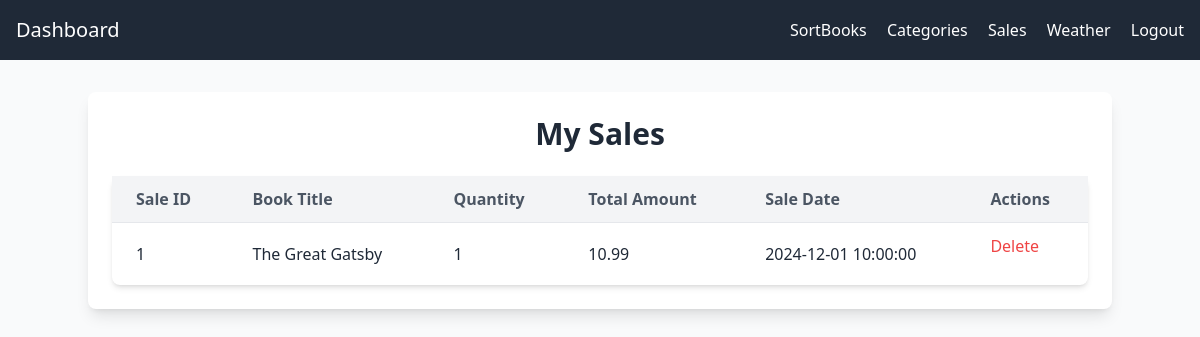
/sales.php (signed in), run on the app's committed database.
### tables this page shows
CREATE TABLE Sales (
    sale_id INT AUTO_INCREMENT PRIMARY KEY,
    book_id INT NOT NULL,
    user_id INT NOT NULL,
    sale_date TIMESTAMP DEFAULT CURRENT_TIMESTAMP,
    quantity INT NOT NULL,
    total_amount DECIMAL(10, 2) NOT NULL,
    FOREIGN KEY (book_id) REFERENCES Books(book_id) ON DELETE CASCADE,
    FOREIGN KEY (user_id) REFERENCES Users(user_id) ON DELETE CASCADE
);

CREATE TABLE Books (
    book_id INT AUTO_INCREMENT PRIMARY KEY,
    title VARCHAR(255) NOT NULL,
    author VARCHAR(100) NOT NULL,
    ISBN VARCHAR(20) UNIQUE,
    genre VARCHAR(50) NOT NULL,
    price DECIMAL(10, 2) NOT NULL,
    stock_quantity INT NOT NULL,
    publication_date DATE NULL
);

### sales.php (the view, shortened to what this page needs)
<?php
include 'db_connect.php';
include 'nav.php';
$sales = [];
try {
    $stmt = $pdo->prepare("
        SELECT Sales.sale_id, Books.title AS book_title, Sales.quantity, Sales.total_amount, Sales.sale_date
        FROM Sales
        JOIN Books ON Sales.book_id = Books.book_id
        WHERE Sales.user_id = :user_id
        ORDER BY Sales.sale_date DESC
    ");
    $stmt->execute(['user_id' => $_SESSION['user_id']]);
    $sales = $stmt->fetchAll(PDO::FETCH_ASSOC);
} catch (PDOException $e) {
    $error = "Error fetching sales: " . $e->getMessage();
}
?>
<!DOCTYPE html>
<html lang="en">
<head>
    <script src="https://cdn.tailwindcss.com"></script>
</head>
<body class="bg-gray-50">
<div class="container mx-auto p-6 mt-8 bg-white rounded-lg shadow-lg">
    <h2 class="text-3xl font-bold text-center text-gray-800 mb-6">My Sales</h2>
    <?php if (!empty($sales)): ?>
        <table class="min-w-full table-auto bg-white shadow-md rounded-lg">
            <thead class="bg-gray-100">
                <tr>
                    <th class="py-3 px-6 text-left text-gray-600">Sale ID</th>
                    <th class="py-3 px-6 text-left text-gray-600">Book Title</th>
                    <th class="py-3 px-6 text-left text-gray-600">Quantity</th>
                    <th class="py-3 px-6 text-left text-gray-600">Total Amount</th>
                    <th class="py-3 px-6 text-left text-gray-600">Sale Date</th>
                    <th class="py-3 px-6 text-left text-gray-600">Actions</th>
                </tr>
            </thead>
            <tbody>
                <?php foreach ($sales as $sale): ?>
                    <tr class="border-t">
                        <td class="py-3 px-6 text-gray-800"><?php echo htmlspecialchars($sale['sale_id']); ?></td>
                        <td class="py-3 px-6 text-gray-800"><?php echo htmlspecialchars($sale['book_title']); ?></td>
                        <td class="py-3 px-6 text-gray-800"><?php echo htmlspecialchars($sale['quantity']); ?></td>
                        <td class="py-3 px-6 text-gray-800"><?php echo htmlspecialchars($sale['total_amount']); ?></td>
                        <td class="py-3 px-6 text-gray-800"><?php echo htmlspecialchars($sale['sale_date']); ?></td>
                        <td class="py-3 px-6 text-gray-800">
                            <form method="POST" onsubmit="return confirm('Are you sure you want to delete this sale?');">
                                <button type="submit" class="text-red-500 hover:text-red-700">Delete</button>
                            </form>
                        </td>
                    </tr>
                <?php endforeach; ?>
            </tbody>
        </table>
    <?php else: ?>
        <p class="text-gray-600 text-center mt-4">No sales found for your account.</p>
    <?php endif; ?>
</div>
</body>
</html>

### data on the page
sales: sale_id "1", book.title "The Great Gatsby", quantity "1", total_amount "10.99", sale_date "2024-12-01 10:00:00"
